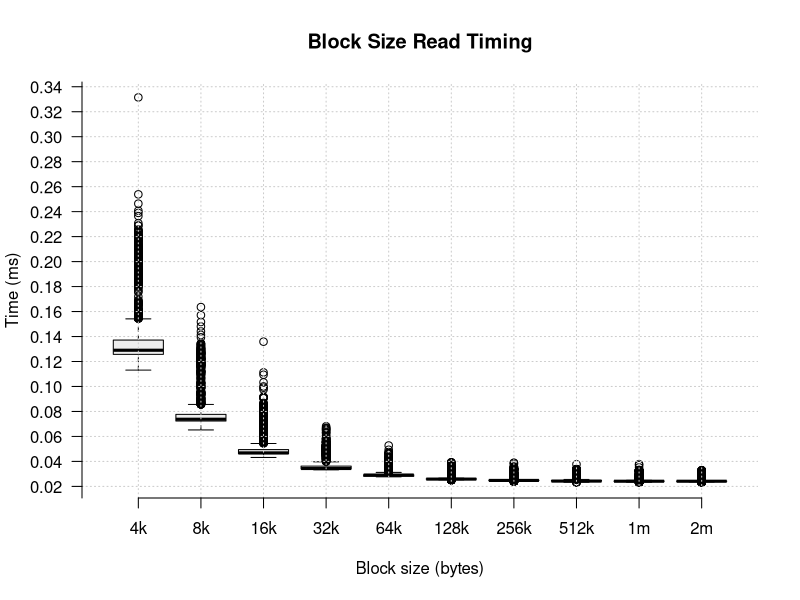

Reproduce this figure in R.
options(show.error.locations=TRUE)
setwd(dirname(sys.frame(1)$ofile))
rm(list = ls())
graphics.off()

csv_data = read.csv(file = "bs-timing.csv")

bs4k   = subset(csv_data, size == 4096)
bs8k   = subset(csv_data, size == 8192)
bs16k  = subset(csv_data, size == 16384)
bs32k  = subset(csv_data, size == 32768)
bs64k  = subset(csv_data, size == 65536)
bs128k = subset(csv_data, size == 131072)
bs256k = subset(csv_data, size == 262144)
bs512k = subset(csv_data, size == 524288)
bs1m   = subset(csv_data, size == 1048576)
bs2m   = subset(csv_data, size == 2097152)

bp = boxplot(
	bs4k$block.time * 1000,
	bs8k$block.time * 1000,
	bs16k$block.time * 1000,
	bs32k$block.time * 1000,
	bs64k$block.time * 1000,
	bs128k$block.time * 1000,
	bs256k$block.time * 1000,
	bs512k$block.time * 1000,
	bs1m$block.time * 1000,
	bs2m$block.time * 1000,
	ylab="Time (ms)", axes=FALSE, xlab="Block size (bytes)", col="grey93")

yticks = seq(max(0, round(par("usr")[3]*2)/2), round(par("usr")[4]*2)/2, 0.02)
abline(h=yticks, v=seq(1, 10), col="grey80", lty=3)
axis(1, seq(1, 10), labels=c("4k", "8k", "16k", "32k", "64k", "128k", "256k", "512k", "1m", "2m"))
axis(2, yticks, las=2)
title("Block Size Read Timing")

# plot(csv_data$size, csv_data$block.time, log="x")
